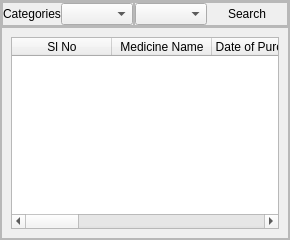
                  <widget class="QFrame" name="frame_91">
                   <property name="sizePolicy">
                    <sizepolicy hsizetype="Expanding" vsizetype="Preferred">
                     <horstretch>0</horstretch>
                     <verstretch>0</verstretch>
                    </sizepolicy>
                   </property>
                   <property name="frameShape">
                    <enum>QFrame::StyledPanel</enum>
                   </property>
                   <property name="frameShadow">
                    <enum>QFrame::Sunken</enum>
                   </property>
                   <layout class="QVBoxLayout" name="verticalLayout_80">
                    <property name="spacing">
                     <number>0</number>
                    </property>
                    <property name="leftMargin">
                     <number>0</number>
                    </property>
                    <property name="topMargin">
                     <number>0</number>
                    </property>
                    <property name="rightMargin">
                     <number>0</number>
                    </property>
                    <property name="bottomMargin">
                     <number>0</number>
                    </property>
                    <item alignment="Qt::AlignTop">
                     <widget class="QFrame" name="frame_92">
                      <property name="frameShape">
                       <enum>QFrame::StyledPanel</enum>
                      </property>
                      <property name="frameShadow">
                       <enum>QFrame::Raised</enum>
                      </property>
                      <layout class="QHBoxLayout" name="horizontalLayout_16">
                       <property name="spacing">
                        <number>0</number>
                       </property>
                       <property name="leftMargin">
                        <number>0</number>
                       </property>
                       <property name="topMargin">
                        <number>0</number>
                       </property>
                       <property name="rightMargin">
                        <number>0</number>
                       </property>
                       <property name="bottomMargin">
                        <number>0</number>
                       </property>
                       <item>
                        <widget class="QFrame" name="frame_93">
                         <property name="frameShape">
                          <enum>QFrame::StyledPanel</enum>
                         </property>
                         <property name="frameShadow">
                          <enum>QFrame::Raised</enum>
                         </property>
                         <layout class="QHBoxLayout" name="horizontalLayout_17">
                          <property name="spacing">
                           <number>0</number>
                          </property>
                          <property name="leftMargin">
                           <number>0</number>
                          </property>
                          <property name="topMargin">
                           <number>0</number>
                          </property>
                          <property name="rightMargin">
                           <number>0</number>
                          </property>
                          <property name="bottomMargin">
                           <number>0</number>
                          </property>
                          <item>
                           <widget class="QLabel" name="label_37">
                            <property name="styleSheet">
                             <string notr="true">font: 16pt &quot;Century Gothic&quot;;</string>
                            </property>
                            <property name="text">
                             <string>Categories</string>
                            </property>
                            <property name="alignment">
                             <set>Qt::AlignCenter</set>
                            </property>
                           </widget>
                          </item>
                          <item>
                           <widget class="QComboBox" name="comboBox_5"/>
                          </item>
                         </layout>
                        </widget>
                       </item>
                       <item>
                        <widget class="QFrame" name="frame_94">
                         <property name="frameShape">
                          <enum>QFrame::StyledPanel</enum>
                         </property>
                         <property name="frameShadow">
                          <enum>QFrame::Raised</enum>
                         </property>
                         <layout class="QHBoxLayout" name="horizontalLayout_18">
                          <property name="spacing">
                           <number>0</number>
                          </property>
                          <property name="leftMargin">
                           <number>0</number>
                          </property>
                          <property name="topMargin">
                           <number>0</number>
                          </property>
                          <property name="rightMargin">
                           <number>0</number>
                          </property>
                          <property name="bottomMargin">
                           <number>0</number>
                          </property>
                          <item>
                           <widget class="QComboBox" name="comboBox_6"/>
                          </item>
                          <item>
                           <widget class="QPushButton" name="pushButton_21">
                            <property name="styleSheet">
                             <string notr="true">font: 12pt &quot;Century Gothic&quot;;</string>
                            </property>
                            <property name="text">
                             <string>Search</string>
                            </property>
                            <property name="flat">
                             <bool>true</bool>
                            </property>
                           </widget>
                          </item>
                         </layout>
                        </widget>
                       </item>
                      </layout>
                     </widget>
                    </item>
                    <item>
                     <widget class="QFrame" name="frame_95">
                      <property name="sizePolicy">
                       <sizepolicy hsizetype="Preferred" vsizetype="Expanding">
                        <horstretch>0</horstretch>
                        <verstretch>0</verstretch>
                       </sizepolicy>
                      </property>
                      <property name="frameShape">
                       <enum>QFrame::StyledPanel</enum>
                      </property>
                      <property name="frameShadow">
                       <enum>QFrame::Sunken</enum>
                      </property>
                      <layout class="QHBoxLayout" name="horizontalLayout_47">
                       <item>
                        <widget class="QTableWidget" name="tableWidget">
                         <property name="styleSheet">
                          <string notr="true">font: 8pt &quot;Century Gothic&quot;;
color: rgb(0, 0, 0);</string>
                         </property>
                         <column>
                          <property name="text">
                           <string>Sl No</string>
                          </property>
                         </column>
                         <column>
                          <property name="text">
                           <string>Medicine Name</string>
                          </property>
                         </column>
                         <column>
                          <property name="text">
                           <string>Date of Purchase</string>
                          </property>
                         </column>
                         <column>
                          <property name="text">
                           <string>Quantity</string>
                          </property>
                         </column>
                         <column>
                          <property name="text">
                           <string>Price</string>
                          </property>
                         </column>
                         <column>
                          <property name="text">
                           <string>Invoice</string>
                          </property>
                         </column>
                         <column>
                          <property name="text">
                           <string>Manufacture Date</string>
                          </property>
                         </column>
                         <column>
                          <property name="text">
                           <string>Expiry Date</string>
                          </property>
                         </column>
                         <column>
                          <property name="text">
                           <string>Dealer</string>
                          </property>
                         </column>
                        </widget>
                       </item>
                      </layout>
                     </widget>
                    </item>
                   </layout>
                  </widget>
